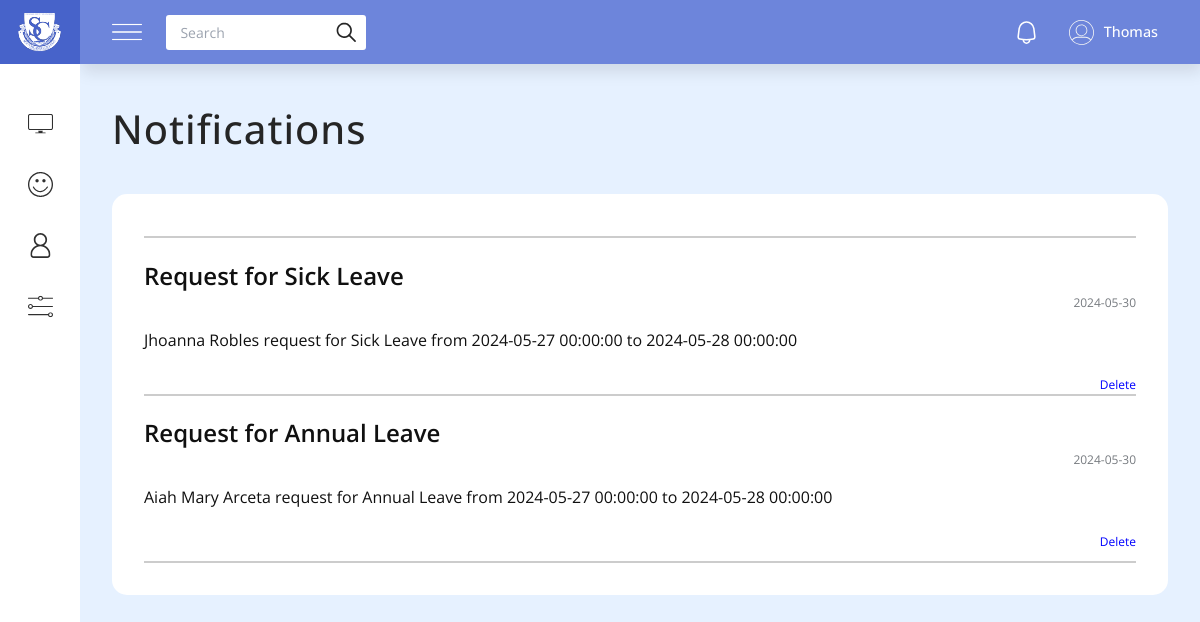
Page /admin/notifications.php (signed in) on the earlier database version.
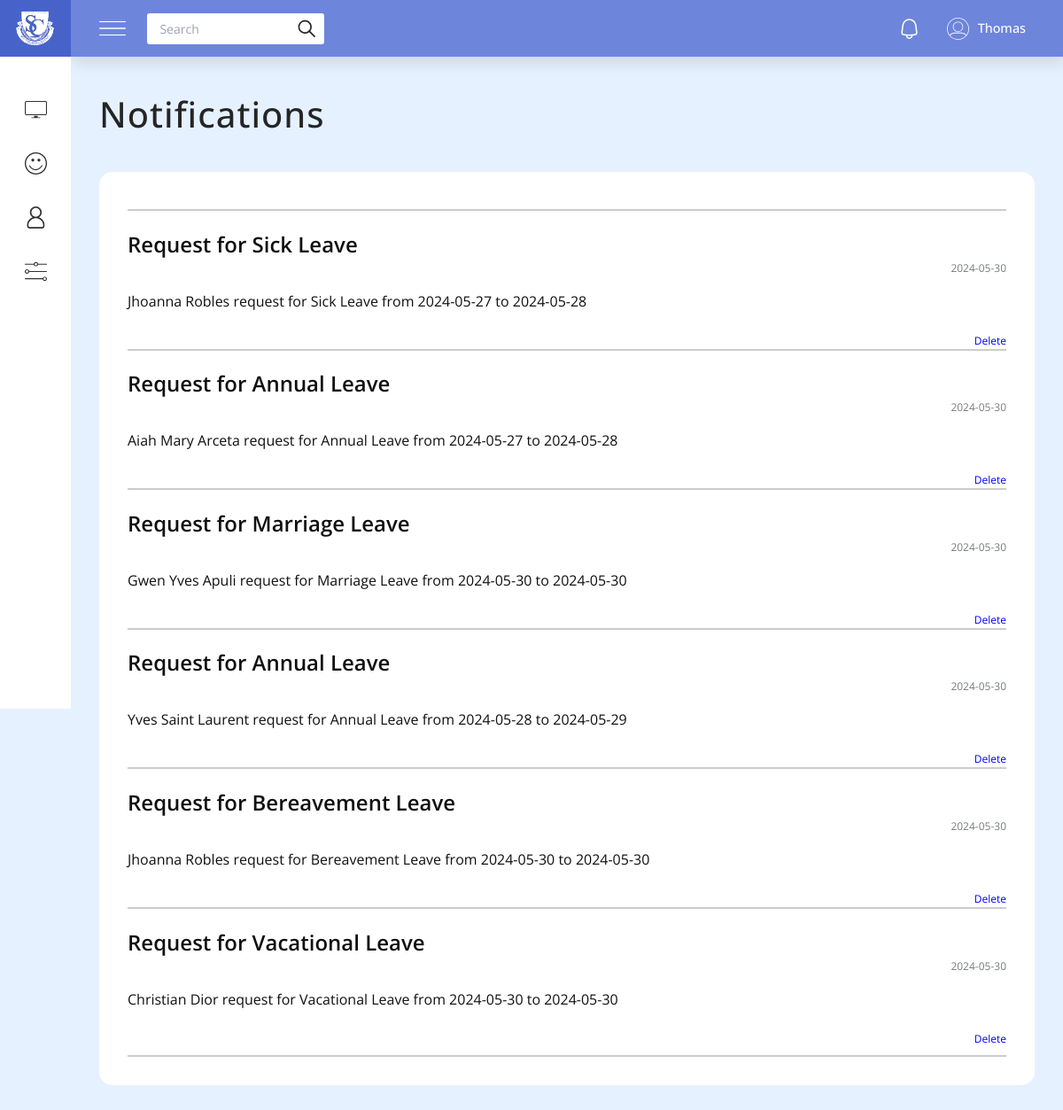
Same page on the later database version.
### tables this page shows
CREATE TABLE `leave_tbl` (
  `leave_id` int(11) NOT NULL,
  `employee_id` int(11) NOT NULL,
  `employee_name` varchar(255) NOT NULL,
  `department` varchar(255) NOT NULL,
  `leave_type` varchar(255) NOT NULL,
  `date_applied` datetime NOT NULL,
  `reason` varchar(255) NOT NULL,
  `from_date` date NOT NULL,
  `to_date` date NOT NULL,
  `total_days_leave` int(11) NOT NULL,
  `application_status` varchar(255) NOT NULL,
  `destination` varchar(255) NOT NULL,
  `accompany_with` varchar(255) NOT NULL,
  `balance_days` varchar(100) NOT NULL,
  `read_status` tinyint(1) DEFAULT 0
);

### admin/notifications.php (the view, shortened to what this page needs)
<!DOCTYPE html>
<html lang="en">
<head>
    <link rel="stylesheet" href="styles/nav.css" />
    <link rel="stylesheet" href="styles/index.css" />
    <link rel="stylesheet" href="styles/notification.css" />
</head>
<body>
    <?php require 'partials/aside.php' ?>
    <?php require 'partials/nav.php' ?>
    <section class="section">
        <div class="section-title">
            <h1>Notifications</h1>
        </div>
        <div class="notification-container">
            <div class="notification-content">
                <div class="notification-content-desc">
                    <?php
                    $sql = "SELECT * FROM leave_tbl WHERE application_status IN ('DEPARTMENT APPROVED', 'APPROVED', 'REJECTED')";
                    $result = mysqli_query($conn, $sql);
                    if ($result && mysqli_num_rows($result) > 0) {
                        while ($row = mysqli_fetch_assoc($result)) {
                            $leave_id = $row['leave_id'];
                            $employee_name = $row['employee_name'];
                            $leave_type = $row['leave_type'];
                            $start_date = $row['from_date'];
                            $end_date = $row['to_date'];
                            $read_status = $row['read_status'];
                            $date = date('Y-m-d');
                            $unreadClass = $read_status ? '' : 'unread';
                            echo "<div class='notification-items $unreadClass' id='notification_$leave_id'>";
                            echo "<div class='notification-content-text'>";
                            echo "<h2>Request for $leave_type</h2>";
                            echo "<span>$date</span>";
                            echo "<div class='notification-text'>";
                            echo "<p>$employee_name request for $leave_type from $start_date to $end_date</p>";
                            echo "<a class='delete-btn' href='#' data-leave-id='$leave_id'>Delete</a>";
                            echo "</div>";
                        }
                    } else {
                        echo "<div class='notification-items'>";
                        echo "No notification messages";
                        echo "</div>";
                    }
                    ?>
                </div>
            </div>
        </div>
    </section>
</body>
</html>

Differences in the rows shown:
changed leave_tbl "Sick Leave": from_date "2024-05-27 00:00:00" → "2024-05-27"; to_date "2024-05-28 00:00:00" → "2024-05-28"
changed leave_tbl "Aiah Mary Arceta": from_date "2024-05-27 00:00:00" → "2024-05-27"; to_date "2024-05-28 00:00:00" → "2024-05-28"
added leave_tbl: leave_type "Marriage Leave", employee_name "Gwen Yves Apuli", from_date "2024-05-30", to_date "2024-05-30"
added leave_tbl: leave_type "Annual Leave", employee_name "Yves Saint Laurent", from_date "2024-05-28", to_date "2024-05-29"
added leave_tbl: leave_type "Bereavement Leave", employee_name "Jhoanna Robles", from_date "2024-05-30", to_date "2024-05-30"
added leave_tbl: leave_type "Vacational Leave", employee_name "Christian Dior", from_date "2024-05-30", to_date "2024-05-30"
